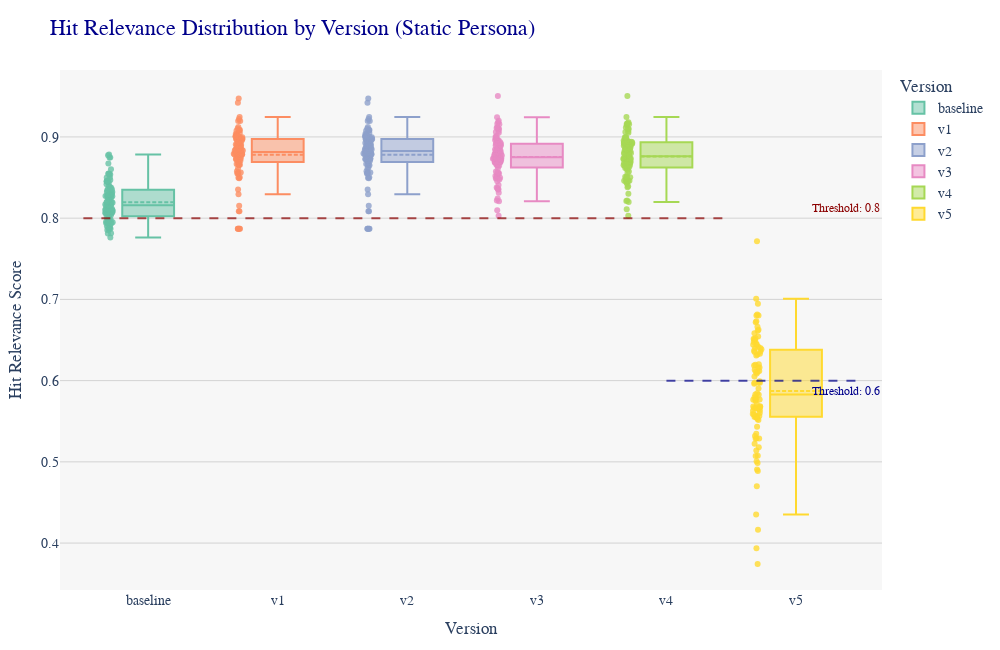

The cell this chart's notebook holds for it:
### Markdown cell above
#### Box Plot: Static Persona all versions

### Code cell
# Define thresholds as variables for flexibility
threshold_baseline_to_v4 = 0.8
threshold_v5 = 0.6

# Dataframes for Static Persona
dataframes_static = {
    "baseline": Test_Results_2024052802_Baseline,
    "v1": test_output_v1_2024_08_28_14_25_47,
    "v2": test_output_v2_nonetype_2024_09_03_12_03_59,
    "v3": test_output_v3_nonetype_2024_09,
    "v4": test_output_v4_nonetype_2024_09_28_21_30_03,
    "v5": test_output_v5_nonetype_2024_10_07_18_04_26
}

# Combine data for easier plotting
all_data_static = []
for version, df in dataframes_static.items():
    df['version'] = version  # Add a column for version
    all_data_static.append(df[['Column1.hit', 'Column1.hitRelevance', 'version']])

# Concatenate all data into a single DataFrame
combined_df_static = pd.concat(all_data_static)

# Convert hit column to binary values (1 if hit, 0 if not) based on a threshold of 0.75
combined_df_static['hit_binary'] = combined_df_static['Column1.hitRelevance'].apply(lambda x: 1 if x >= 0.75 else 0)

# Create a box plot for Static Persona including the baseline
fig_static = px.box(combined_df_static, 
                    x='version', 
                    y='Column1.hitRelevance', 
                    points='all',  # Show all data points
                    title='Hit Relevance Distribution by Version (Static Persona)',
                    labels={'Column1.hitRelevance': 'Hit Relevance Score', 'version': 'Version'},
                    color='version',  
                    color_discrete_sequence=px.colors.qualitative.Set2)  # Use distinct color palette

# Customize box plot aesthetics
fig_static.update_traces(
    boxmean=True, 
    jitter=0.2,
    pointpos=-1.5,
    marker=dict(size=6, opacity=0.8),
    width=0.4
)

# Add horizontal lines for thresholds
fig_static.add_shape(
    type="line", line_color="darkred", line_width=2, opacity=0.7, 
    x0=-0.5, x1=4.5, y0=threshold_baseline_to_v4, y1=threshold_baseline_to_v4, 
    line_dash="dash"
)
fig_static.add_shape(
    type="line", line_color="darkblue", line_width=2, opacity=0.7, 
    x0=4, x1=5.5, y0=threshold_v5, y1=threshold_v5,
    line_dash="dash"
)

# Move the threshold text annotations to the right
fig_static.add_annotation(
    x=5, y=threshold_baseline_to_v4,
    text="Threshold: 0.8", showarrow=False, xshift=50, yshift=10,
    font=dict(size=12, color="darkred")
)
fig_static.add_annotation(
    x=5, y=threshold_v5,
    text="Threshold: 0.6", showarrow=False, xshift=50, yshift=-10,
    font=dict(size=12, color="darkblue")
)

# Adjust layout for better spacing and visual clarity
fig_static.update_layout(
    xaxis_title='Version',
    yaxis_title='Hit Relevance Score',
    legend_title_text='Version',
    font=dict(size=14, family='Arial'),
    plot_bgcolor='#f7f7f7',  
    title_font=dict(size=22, family='Times New Roman', color='darkblue'),  
    width=1000,
    height=650,
    margin=dict(t=70, l=60, r=40, b=60),
    boxmode='group', 
    showlegend=True,  
    yaxis=dict(showgrid=True, gridcolor='lightgray'),  
    bargap=0.15,
    hovermode="closest"  
)

# Update hover template
fig_static.update_traces(
    hovertemplate="<b>Version</b>: %{x}<br><b>Hit Relevance</b>: %{y}<br><b>Hit Binary</b>: %{customdata}"
)

# Display the figure
fig_static.show()

### Figure 1 — Plotly figure (JSON) as saved in the notebook; plotly's stock layout.template omitted (floating-point values rounded to 4 significant figures)
{"data": [{"alignmentgroup": "True", "boxmean": true, "boxpoints": "all", "hovertemplate": "<b>Version</b>: %{x}<br><b>Hit Relevance</b>: %{y}<br><b>Hit Binary</b>: %{customdata}", "jitter": 0.2, "legendgroup": "baseline", "marker": {"color": "rgb(102,194,165)", "opacity": 0.8, "size": 6}, "name": "baseline", "notched": false, "offsetgroup": "baseline", "orientation": "v", "pointpos": -1.5, "showlegend": true, "type": "box", "width": 0.4, "x": ["baseline", "baseline", "baseline", "baseline", "baseline", "baseline", "baseline", "baseline", "baseline", "baseline", "baseline", "baseline", "baseline", "baseline", "baseline", "baseline", "baseline", "baseline", "baseline", "baseline", "baseline", "baseline", "baseline", "baseline", "baseline", "baseline", "baseline", "baseline", "baseline", "baseline", "baseline", "baseline", "baseline", "baseline", "baseline", "baseline", "baseline", "baseline", "baseline", "baseline", "baseline", "baseline", "baseline", "baseline", "baseline", "baseline", "baseline", "baseline", "baseline", "baseline", "baseline", "baseline", "baseline", "baseline", "baseline", "baseline", "baseline", "baseline", "baseline", "baseline", "baseline", "baseline", "baseline", "baseline", "baseline", "baseline", "baseline", "baseline", "baseline", "baseline", "baseline", "baseline", "baseline", "baseline", "baseline", "baseline", "baseline", "baseline", "baseline", "baseline", "baseline", "baseline", "baseline", "baseline", "baseline", "baseline", "baseline", "baseline", "baseline", "baseline", "baseline", "baseline", "baseline", "baseline", "baseline", "baseline", "baseline", "baseline", "baseline"], "x0": " ", "xaxis": "x", "y": [0.8784, 0.8775, 0.8747, 0.8746, 0.8672, 0.8603, 0.8551, 0.8547, 0.8545, 0.8537, 0.8501, 0.85, 0.847, 0.8463, 0.8455, 0.8454, 0.8451, 0.8451, 0.844, 0.8417, 0.84, 0.8382, 0.8374, 0.8361, 0.8352, 0.8344, 0.8322, 0.8322, 0.8302, 0.8295, 0.8289, 0.8288, 0.8284, 0.8273, 0.8271, 0.827, 0.8266, 0.8253, 0.8248, 0.8243, 0.8229, 0.8206, 0.8199, 0.8196, 0.8195, 0.8189, 0.8168, 0.8165, 0.816, 0.8159, 0.8158, 0.8155, 0.8141, 0.8117, 0.8115, 0.8112, 0.8109, 0.8105, 0.8102, 0.81, 0.8093, 0.8079, 0.8078, 0.8078, 0.8077, 0.8076, 0.8072, 0.8068, 0.8061, 0.806, 0.806, 0.8049, 0.8037, 0.8026, 0.8023, 0.8013, 0.8005, 0.7994, 0.7978, 0.7977, 0.7971, 0.796, 0.7959, 0.7949, 0.7945, 0.794, 0.7937, 0.7933, 0.7918, 0.7901, 0.7889, 0.7883, 0.7872, 0.787, 0.7856, 0.7854, 0.7813, 0.781, 0.7763], "y0": " ", "yaxis": "y"}, {"alignmentgroup": "True", "boxmean": true, "boxpoints": "all", "hovertemplate": "<b>Version</b>: %{x}<br><b>Hit Relevance</b>: %{y}<br><b>Hit Binary</b>: %{customdata}", "jitter": 0.2, "legendgroup": "v1", "marker": {"color": "rgb(252,141,98)", "opacity": 0.8, "size": 6}, "name": "v1", "notched": false, "offsetgroup": "v1", "orientation": "v", "pointpos": -1.5, "showlegend": true, "type": "box", "width": 0.4, "x": ["v1", "v1", "v1", "v1", "v1", "v1", "v1", "v1", "v1", "v1", "v1", "v1", "v1", "v1", "v1", "v1", "v1", "v1", "v1", "v1", "v1", "v1", "v1", "v1", "v1", "v1", "v1", "v1", "v1", "v1", "v1", "v1", "v1", "v1", "v1", "v1", "v1", "v1", "v1", "v1", "v1", "v1", "v1", "v1", "v1", "v1", "v1", "v1", "v1", "v1", "v1", "v1", "v1", "v1", "v1", "v1", "v1", "v1", "v1", "v1", "v1", "v1", "v1", "v1", "v1", "v1", "v1", "v1", "v1", "v1", "v1", "v1", "v1", "v1", "v1", "v1", "v1", "v1", "v1", "v1", "v1", "v1", "v1", "v1", "v1", "v1", "v1", "v1", "v1", "v1", "v1", "v1", "v1", "v1", "v1", "v1", "v1", "v1", "v1"], "x0": " ", "xaxis": "x", "y": [0.9244, 0.9196, 0.8825, 0.942, 0.8975, 0.9007, 0.8977, 0.8768, 0.8668, 0.8801, 0.8895, 0.8774, 0.8854, 0.8611, 0.9025, 0.8722, 0.8893, 0.9474, 0.9196, 0.9105, 0.8814, 0.8832, 0.8944, 0.8734, 0.8783, 0.8784, 0.9037, 0.8907, 0.881, 0.7869, 0.9122, 0.8758, 0.8996, 0.8925, 0.9077, 0.893, 0.8798, 0.8752, 0.7869, 0.9222, 0.9007, 0.905, 0.9017, 0.8787, 0.8688, 0.871, 0.8845, 0.9087, 0.897, 0.8785, 0.8084, 0.9083, 0.8973, 0.9035, 0.8663, 0.8879, 0.8564, 0.8823, 0.8847, 0.7869, 0.8854, 0.8793, 0.9005, 0.8974, 0.8901, 0.8658, 0.8497, 0.7869, 0.8866, 0.8832, 0.8294, 0.9004, 0.8549, 0.8791, 0.8887, 0.8505, 0.8995, 0.8931, 0.873, 0.8708, 0.7869, 0.9088, 0.8837, 0.8797, 0.8783, 0.8794, 0.8577, 0.8811, 0.8352, 0.8952, 0.8697, 0.8662, 0.8725, 0.8153, 0.8554, 0.8563, 0.8491, 0.8653, 0.8084], "y0": " ", "yaxis": "y"}, {"alignmentgroup": "True", "boxmean": true, "boxpoints": "all", "hovertemplate": "<b>Version</b>: %{x}<br><b>Hit Relevance</b>: %{y}<br><b>Hit Binary</b>: %{customdata}", "jitter": 0.2, "legendgroup": "v2", "marker": {"color": "rgb(141,160,203)", "opacity": 0.8, "size": 6}, "name": "v2", "notched": false, "offsetgroup": "v2", "orientation": "v", "pointpos": -1.5, "showlegend": true, "type": "box", "width": 0.4, "x": ["v2", "v2", "v2", "v2", "v2", "v2", "v2", "v2", "v2", "v2", "v2", "v2", "v2", "v2", "v2", "v2", "v2", "v2", "v2", "v2", "v2", "v2", "v2", "v2", "v2", "v2", "v2", "v2", "v2", "v2", "v2", "v2", "v2", "v2", "v2", "v2", "v2", "v2", "v2", "v2", "v2", "v2", "v2", "v2", "v2", "v2", "v2", "v2", "v2", "v2", "v2", "v2", "v2", "v2", "v2", "v2", "v2", "v2", "v2", "v2", "v2", "v2", "v2", "v2", "v2", "v2", "v2", "v2", "v2", "v2", "v2", "v2", "v2", "v2", "v2", "v2", "v2", "v2", "v2", "v2", "v2", "v2", "v2", "v2", "v2", "v2", "v2", "v2", "v2", "v2", "v2", "v2", "v2", "v2", "v2", "v2", "v2", "v2", "v2"], "x0": " ", "xaxis": "x", "y": [0.9244, 0.9196, 0.8825, 0.942, 0.8975, 0.9007, 0.9002, 0.8768, 0.8668, 0.8801, 0.8895, 0.8774, 0.8854, 0.8611, 0.9025, 0.8722, 0.8893, 0.9474, 0.9196, 0.9105, 0.8814, 0.8832, 0.8944, 0.8738, 0.8783, 0.8784, 0.9037, 0.8907, 0.881, 0.7869, 0.9122, 0.8758, 0.8996, 0.8925, 0.9075, 0.893, 0.8798, 0.8752, 0.7869, 0.9222, 0.9007, 0.905, 0.9017, 0.8787, 0.8688, 0.871, 0.8958, 0.9087, 0.897, 0.8863, 0.8084, 0.9083, 0.8973, 0.9035, 0.8623, 0.8879, 0.8564, 0.8833, 0.8847, 0.7869, 0.8854, 0.8793, 0.9005, 0.8974, 0.8901, 0.8658, 0.8497, 0.7869, 0.8866, 0.8728, 0.8294, 0.9004, 0.8549, 0.889, 0.8887, 0.8505, 0.8995, 0.8931, 0.873, 0.8708, 0.7869, 0.9088, 0.8837, 0.8797, 0.8783, 0.8794, 0.8577, 0.8811, 0.8352, 0.8952, 0.8703, 0.8662, 0.8725, 0.8153, 0.8554, 0.8563, 0.8491, 0.8653, 0.8084], "y0": " ", "yaxis": "y"}, {"alignmentgroup": "True", "boxmean": true, "boxpoints": "all", "hovertemplate": "<b>Version</b>: %{x}<br><b>Hit Relevance</b>: %{y}<br><b>Hit Binary</b>: %{customdata}", "jitter": 0.2, "legendgroup": "v3", "marker": {"color": "rgb(231,138,195)", "opacity": 0.8, "size": 6}, "name": "v3", "notched": false, "offsetgroup": "v3", "orientation": "v", "pointpos": -1.5, "showlegend": true, "type": "box", "width": 0.4, "x": ["v3", "v3", "v3", "v3", "v3", "v3", "v3", "v3", "v3", "v3", "v3", "v3", "v3", "v3", "v3", "v3", "v3", "v3", "v3", "v3", "v3", "v3", "v3", "v3", "v3", "v3", "v3", "v3", "v3", "v3", "v3", "v3", "v3", "v3", "v3", "v3", "v3", "v3", "v3", "v3", "v3", "v3", "v3", "v3", "v3", "v3", "v3", "v3", "v3", "v3", "v3", "v3", "v3", "v3", "v3", "v3", "v3", "v3", "v3", "v3", "v3", "v3", "v3", "v3", "v3", "v3", "v3", "v3", "v3", "v3", "v3", "v3", "v3", "v3", "v3", "v3", "v3", "v3", "v3", "v3", "v3", "v3", "v3", "v3", "v3", "v3", "v3", "v3", "v3", "v3", "v3", "v3", "v3", "v3", "v3", "v3", "v3", "v3", "v3"], "x0": " ", "xaxis": "x", "y": [0.9103, 0.9111, 0.8933, 0.9163, 0.8963, 0.9156, 0.8804, 0.8531, 0.8794, 0.9118, 0.8917, 0.8794, 0.8964, 0.8758, 0.9002, 0.8721, 0.9242, 0.9504, 0.8992, 0.8729, 0.9097, 0.8792, 0.8844, 0.9061, 0.8787, 0.8808, 0.9072, 0.8935, 0.8739, 0.8899, 0.9051, 0.918, 0.8857, 0.889, 0.8816, 0.9016, 0.8563, 0.8788, 0.8218, 0.92, 0.8731, 0.899, 0.8832, 0.8717, 0.869, 0.8658, 0.8729, 0.875, 0.8644, 0.8955, 0.8957, 0.8696, 0.8845, 0.8742, 0.8455, 0.8873, 0.8517, 0.8689, 0.8981, 0.8739, 0.8917, 0.8574, 0.8617, 0.8691, 0.8723, 0.8896, 0.8832, 0.8242, 0.8694, 0.841, 0.8498, 0.8738, 0.8369, 0.8491, 0.8814, 0.8353, 0.8644, 0.8662, 0.8704, 0.877, 0.8547, 0.8756, 0.8519, 0.8489, 0.8377, 0.8853, 0.8747, 0.8357, 0.8314, 0.8762, 0.855, 0.8698, 0.8563, 0.8208, 0.8476, 0.8697, 0.8098, 0.8685, 0.8029], "y0": " ", "yaxis": "y"}, {"alignmentgroup": "True", "boxmean": true, "boxpoints": "all", "hovertemplate": "<b>Version</b>: %{x}<br><b>Hit Relevance</b>: %{y}<br><b>Hit Binary</b>: %{customdata}", "jitter": 0.2, "legendgroup": "v4", "marker": {"color": "rgb(166,216,84)", "opacity": 0.8, "size": 6}, "name": "v4", "notched": false, "offsetgroup": "v4", "orientation": "v", "pointpos": -1.5, "showlegend": true, "type": "box", "width": 0.4, "x": ["v4", "v4", "v4", "v4", "v4", "v4", "v4", "v4", "v4", "v4", "v4", "v4", "v4", "v4", "v4", "v4", "v4", "v4", "v4", "v4", "v4", "v4", "v4", "v4", "v4", "v4", "v4", "v4", "v4", "v4", "v4", "v4", "v4", "v4", "v4", "v4", "v4", "v4", "v4", "v4", "v4", "v4", "v4", "v4", "v4", "v4", "v4", "v4", "v4", "v4", "v4", "v4", "v4", "v4", "v4", "v4", "v4", "v4", "v4", "v4", "v4", "v4", "v4", "v4", "v4", "v4", "v4", "v4", "v4", "v4", "v4", "v4", "v4", "v4", "v4", "v4", "v4", "v4", "v4", "v4", "v4", "v4", "v4", "v4", "v4", "v4", "v4", "v4", "v4", "v4", "v4", "v4", "v4", "v4", "v4", "v4", "v4", "v4", "v4"], "x0": " ", "xaxis": "x", "y": [0.9097, 0.9147, 0.8942, 0.9163, 0.8998, 0.8997, 0.8871, 0.8573, 0.89, 0.9105, 0.8937, 0.8749, 0.8944, 0.8825, 0.905, 0.8729, 0.9246, 0.9504, 0.8919, 0.8908, 0.9117, 0.8792, 0.8844, 0.907, 0.873, 0.8859, 0.9156, 0.8935, 0.8807, 0.8845, 0.899, 0.9181, 0.8857, 0.892, 0.88, 0.9062, 0.8461, 0.8632, 0.8218, 0.9168, 0.8731, 0.8962, 0.893, 0.8734, 0.8681, 0.8686, 0.891, 0.8653, 0.8644, 0.8894, 0.8957, 0.8696, 0.8961, 0.8676, 0.8461, 0.8873, 0.8509, 0.8655, 0.8943, 0.8679, 0.8989, 0.8623, 0.8617, 0.8774, 0.8514, 0.8896, 0.8832, 0.8211, 0.8694, 0.8382, 0.8505, 0.8752, 0.846, 0.8726, 0.889, 0.83, 0.8692, 0.8557, 0.8763, 0.8806, 0.8601, 0.8777, 0.8678, 0.8428, 0.8444, 0.8832, 0.8747, 0.8504, 0.8392, 0.8483, 0.8644, 0.8724, 0.8627, 0.8199, 0.8456, 0.8738, 0.8111, 0.8601, 0.8029], "y0": " ", "yaxis": "y"}, {"alignmentgroup": "True", "boxmean": true, "boxpoints": "all", "hovertemplate": "<b>Version</b>: %{x}<br><b>Hit Relevance</b>: %{y}<br><b>Hit Binary</b>: %{customdata}", "jitter": 0.2, "legendgroup": "v5", "marker": {"color": "rgb(255,217,47)", "opacity": 0.8, "size": 6}, "name": "v5", "notched": false, "offsetgroup": "v5", "orientation": "v", "pointpos": -1.5, "showlegend": true, "type": "box", "width": 0.4, "x": ["v5", "v5", "v5", "v5", "v5", "v5", "v5", "v5", "v5", "v5", "v5", "v5", "v5", "v5", "v5", "v5", "v5", "v5", "v5", "v5", "v5", "v5", "v5", "v5", "v5", "v5", "v5", "v5", "v5", "v5", "v5", "v5", "v5", "v5", "v5", "v5", "v5", "v5", "v5", "v5", "v5", "v5", "v5", "v5", "v5", "v5", "v5", "v5", "v5", "v5", "v5", "v5", "v5", "v5", "v5", "v5", "v5", "v5", "v5", "v5", "v5", "v5", "v5", "v5", "v5", "v5", "v5", "v5", "v5", "v5", "v5", "v5", "v5", "v5", "v5", "v5", "v5", "v5", "v5", "v5", "v5", "v5", "v5", "v5", "v5", "v5", "v5", "v5", "v5", "v5", "v5", "v5", "v5", "v5", "v5", "v5", "v5", "v5", "v5"], "x0": " ", "xaxis": "x", "y": [0.6731, 0.6323, 0.5007, 0.7717, 0.5766, 0.6663, 0.6367, 0.5797, 0.5601, 0.5975, 0.5973, 0.5287, 0.6516, 0.5347, 0.6195, 0.6453, 0.6387, 0.5141, 0.6815, 0.5991, 0.6801, 0.5685, 0.5753, 0.6162, 0.6801, 0.5845, 0.6543, 0.6118, 0.616, 0.6497, 0.672, 0.6203, 0.6134, 0.5782, 0.6106, 0.6947, 0.5292, 0.5433, 0.518, 0.6613, 0.5662, 0.6051, 0.6403, 0.5553, 0.5652, 0.6088, 0.6358, 0.5975, 0.6627, 0.5319, 0.6109, 0.5589, 0.5963, 0.5673, 0.5223, 0.6442, 0.5551, 0.5903, 0.5529, 0.6187, 0.6309, 0.5514, 0.5558, 0.6583, 0.5567, 0.5662, 0.5681, 0.3935, 0.566, 0.5076, 0.4701, 0.7007, 0.5284, 0.4888, 0.568, 0.4986, 0.6523, 0.6353, 0.6504, 0.6417, 0.4907, 0.6442, 0.5713, 0.5764, 0.5585, 0.5827, 0.6402, 0.555, 0.5073, 0.5635, 0.633, 0.5769, 0.5566, 0.4353, 0.5629, 0.6477, 0.4164, 0.5828, 0.3743], "y0": " ", "yaxis": "y"}], "layout": {"annotations": [{"font": {"color": "darkred", "size": 12}, "showarrow": false, "text": "Threshold: 0.8", "x": 5, "xshift": 50, "y": 0.8, "yshift": 10}, {"font": {"color": "darkblue", "size": 12}, "showarrow": false, "text": "Threshold: 0.6", "x": 5, "xshift": 50, "y": 0.6, "yshift": -10}], "bargap": 0.15, "boxmode": "group", "font": {"family": "Arial", "size": 14}, "height": 650, "hovermode": "closest", "legend": {"title": {"text": "Version"}, "tracegroupgap": 0}, "margin": {"b": 60, "l": 60, "r": 40, "t": 70}, "plot_bgcolor": "#f7f7f7", "shapes": [{"line": {"color": "darkred", "dash": "dash", "width": 2}, "opacity": 0.7, "type": "line", "x0": -0.5, "x1": 4.5, "y0": 0.8, "y1": 0.8}, {"line": {"color": "darkblue", "dash": "dash", "width": 2}, "opacity": 0.7, "type": "line", "x0": 4, "x1": 5.5, "y0": 0.6, "y1": 0.6}], "showlegend": true, "title": {"font": {"color": "darkblue", "family": "Times New Roman", "size": 22}, "text": "Hit Relevance Distribution by Version (Static Persona)"}, "width": 1000, "xaxis": {"anchor": "y", "categoryarray": ["baseline", "v1", "v2", "v3", "v4", "v5"], "categoryorder": "array", "domain": [0, 1], "title": {"text": "Version"}}, "yaxis": {"anchor": "x", "domain": [0, 1], "gridcolor": "lightgray", "showgrid": true, "title": {"text": "Hit Relevance Score"}}}}
